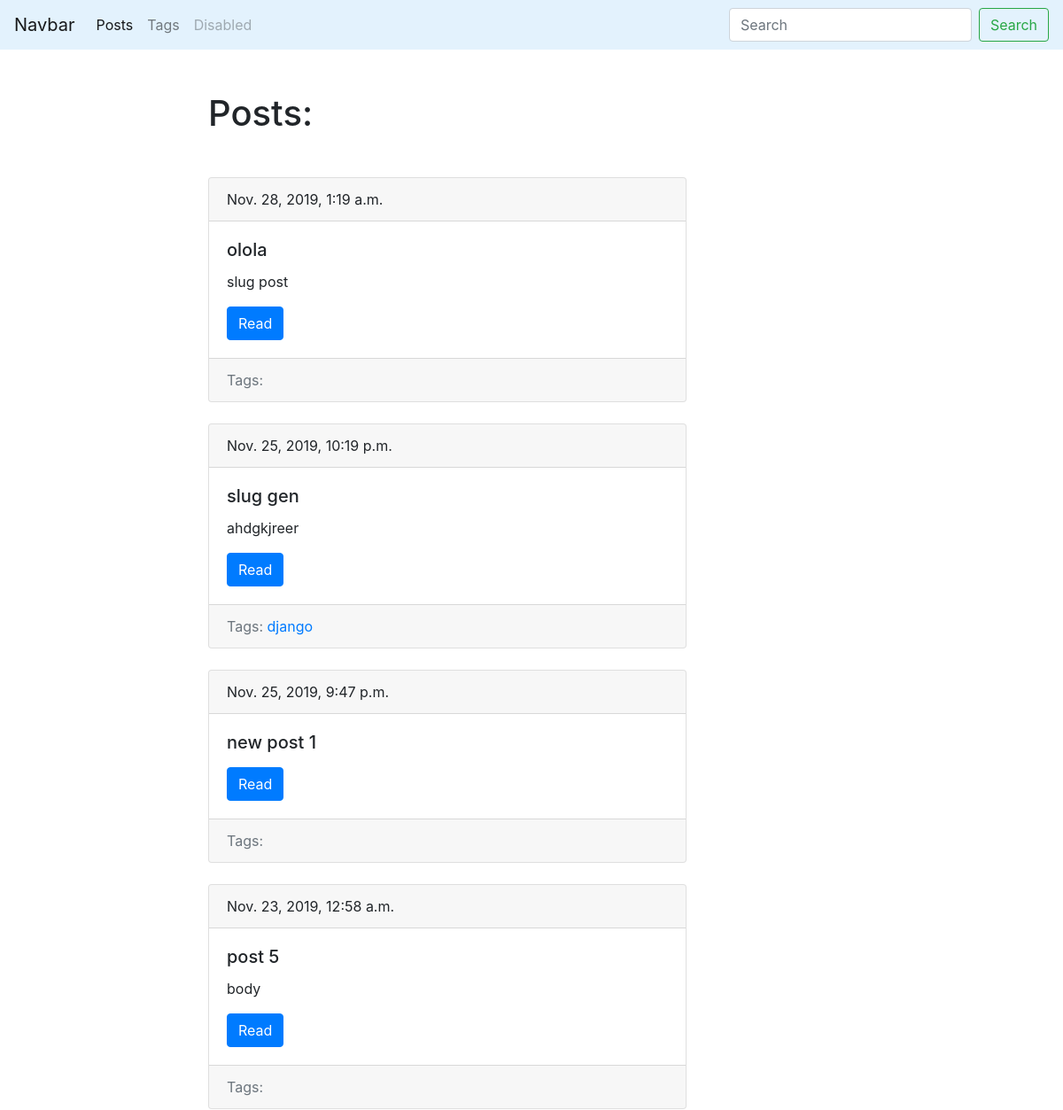
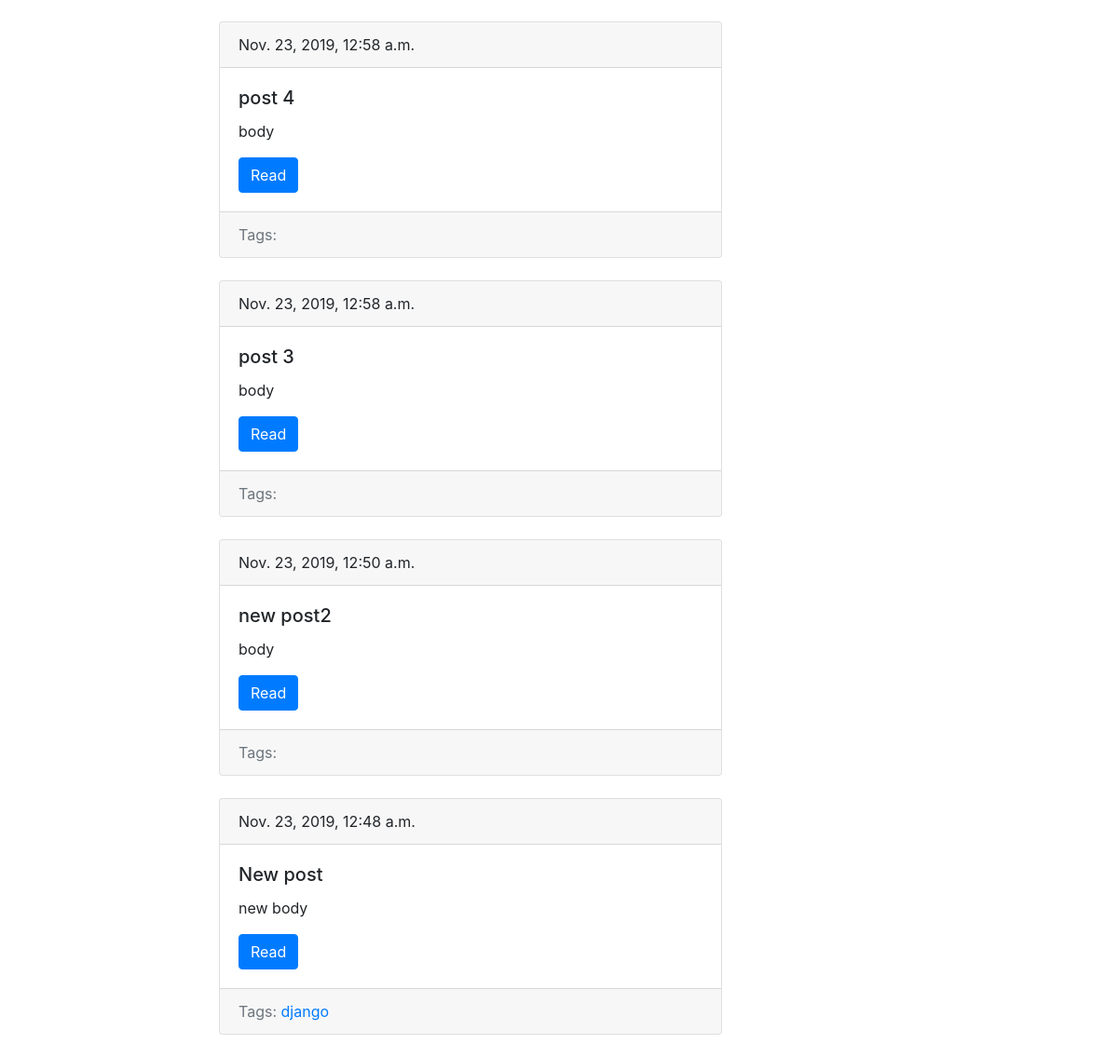
Screenshot of /blog/ with the database file from the repository (2 pictures, top to bottom).
### blog/models.py (models this page shows, shortened)
class Post(models.Model):
    title = models.CharField(max_length=150, db_index=True)
    slug = models.SlugField(max_length=150, blank=True, unique=True)
    body = models.TextField(blank=True, db_index=True)
    tags = models.ManyToManyField('Tag', blank=True, related_name='posts')
    date_pub = models.DateTimeField(auto_now_add=True)
    def get_absolute_url(self):
        return reverse('post_detail_url', kwargs={'slug': self.slug})
    class Meta:
        ordering = ['-date_pub']

class Tag(models.Model):
    title = models.CharField(max_length=50)
    slug = models.SlugField(max_length=50, unique=True)
    def get_absolute_url(self):
        return reverse('tag_detail_url', kwargs={'slug': self.slug})
    class Meta:
        ordering = ['title']

### blog/views.py (the view)
# urls.py: path('', posts_list, name='posts_list_url'),
def posts_list(request):
    search_query = request.GET.get('search', '')
    if search_query:
        posts = Post.objects.filter(Q(title__icontains=search_query) | Q(body__icontains=search_query))
    else:
        posts = Post.objects.all()
    paginator = Paginator(posts, 10)
    page_number = request.GET.get('page', 1)
    page = paginator.get_page(page_number)
    is_paginated = page.has_other_pages()
    if page.has_previous():
        prev_url = '?page={}'.format(page.previous_page_number())
    else:
        prev_url = ''
    if page.has_next():
        next_url = '?page={}'.format(page.next_page_number())
    else:
        next_url = ''
    context = {
        'page_object': page,
        'is_paginated': is_paginated,
        'next_url': next_url,
        'prev_url': prev_url
    }
    return render(request, 'blog/index.html', context=context)

### blog/templates/blog/index.html (shortened to what this page needs)
{% extends 'blog/base_blog.html' %}
{% block content %}
    <h1 class="mb-5">Posts:</h1>
    {% for post in page_object.object_list %}
      {% include 'blog/includes/post_card_template.html' %}
    {% endfor %}
{% endblock %}

### blog/templates/blog/includes/post_card_template.html
<div class="card mb-4">
  <div class="card-header">
      {{ post.date_pub }}
  </div>
  <div class="card-body">
    <h5 class="card-title">{{ post.title }}</h5>
    <p class="card-text">{{ post.body|truncatewords:15 }}</p>
    <a href="{{ post.get_absolute_url }}" class="btn btn-primary">Read</a>
  </div>
  <div class="card-footer text-muted">
      Tags:
      {% for tag in post.tags.all %}
          <a href="{{ tag.get_absolute_url }}">{{ tag.title }}</a>
      {% endfor %}
  </div>
</div>

### rows the page displays
Post: date_pub "Nov. 28, 2019, 1:19 a.m.", title "olola", body "slug post"
Post: date_pub "Nov. 25, 2019, 10:19 p.m.", title "slug gen", body "ahdgkjreer"
Tag: title "django"
Post: date_pub "Nov. 25, 2019, 9:47 p.m.", title "new post 1"
Post: date_pub "Nov. 23, 2019, 12:58 a.m.", title "post 5", body "body"
Post: date_pub "Nov. 23, 2019, 12:58 a.m.", title "post 4", body "body"
Post: date_pub "Nov. 23, 2019, 12:58 a.m.", title "post 3", body "body"
Post: date_pub "Nov. 23, 2019, 12:50 a.m.", title "new post2", body "body"
Post: date_pub "Nov. 23, 2019, 12:48 a.m.", title "New post", body "new body"
